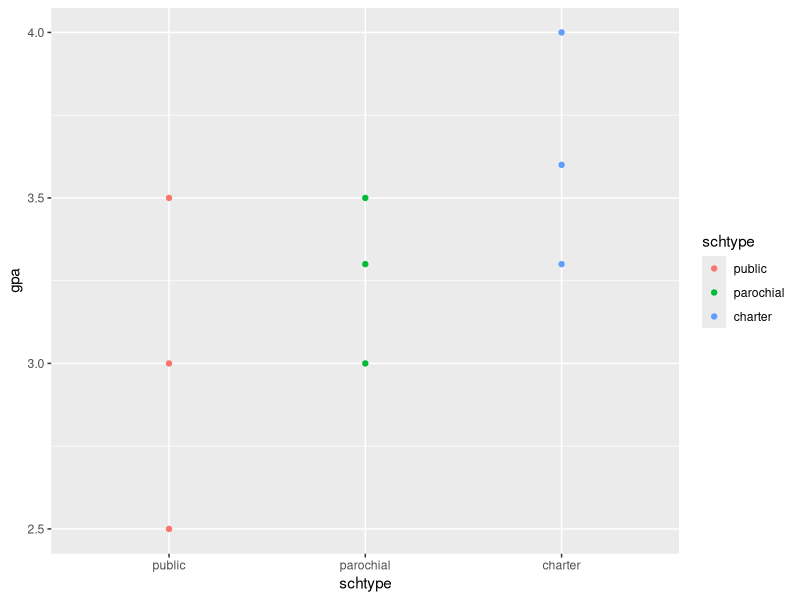
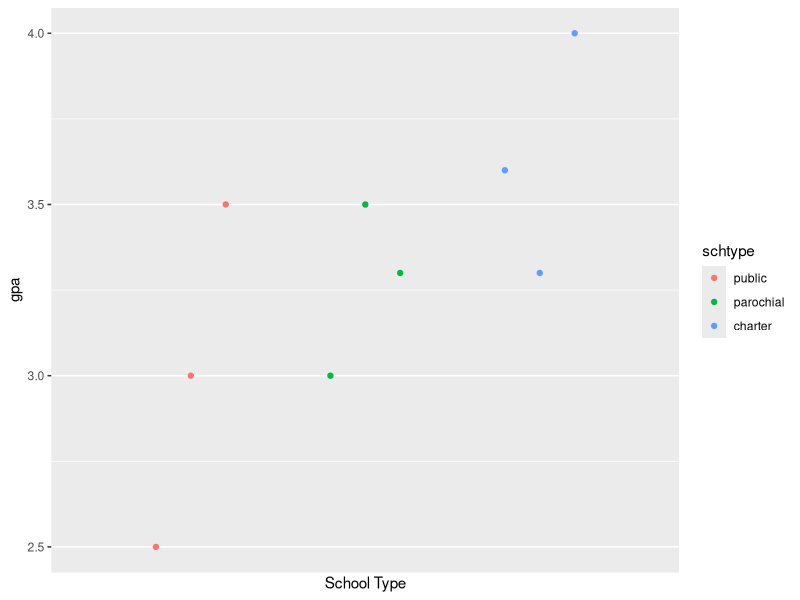
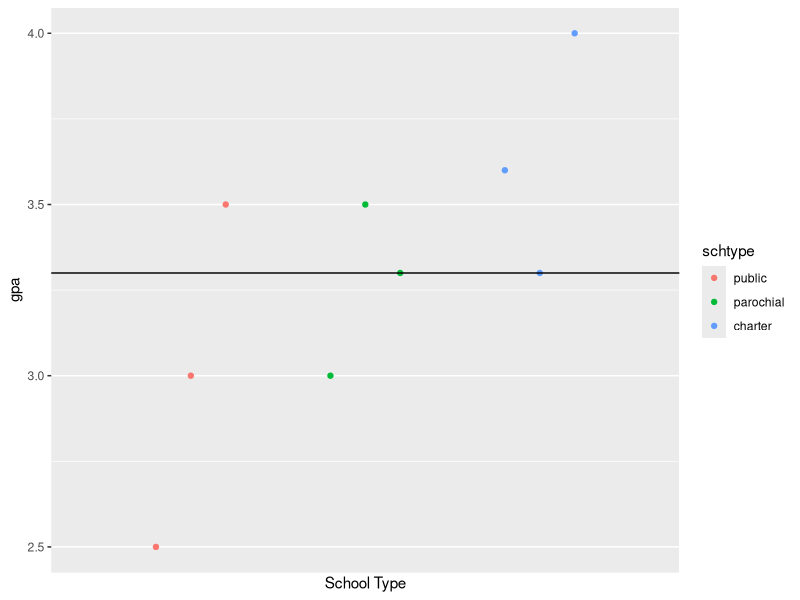
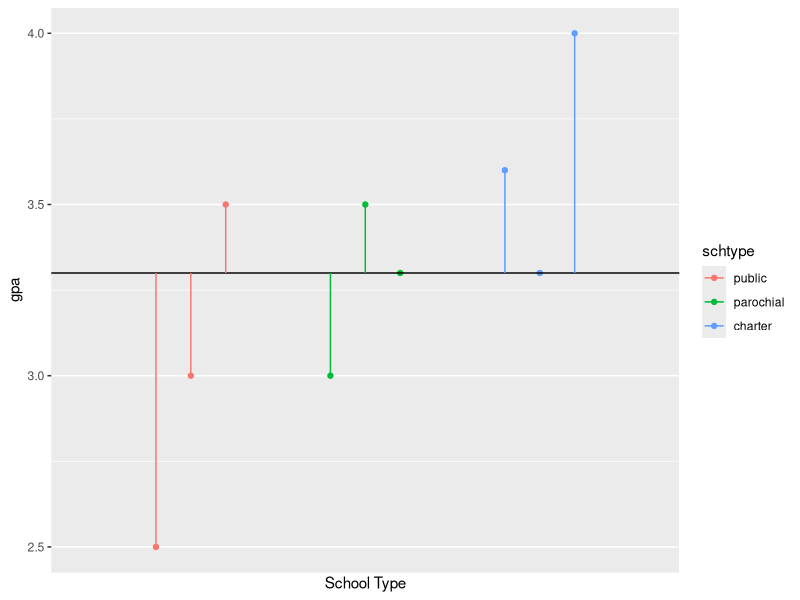
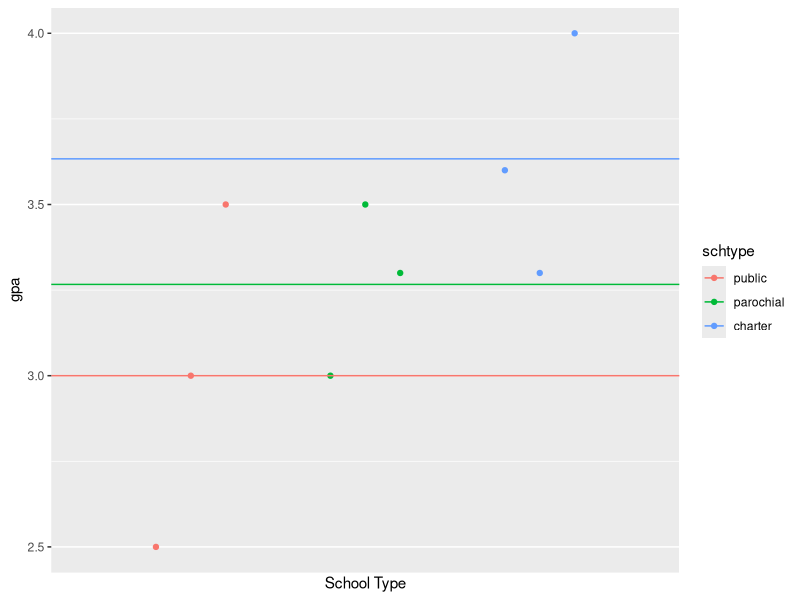
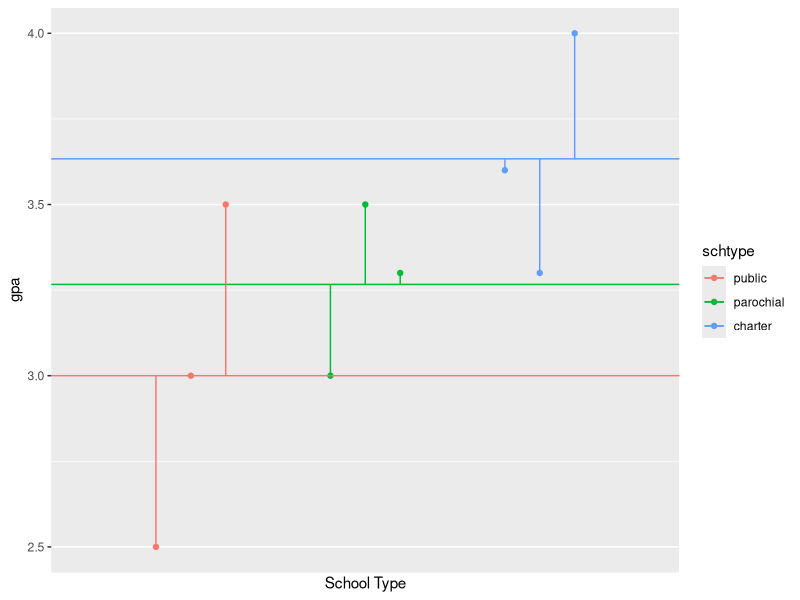
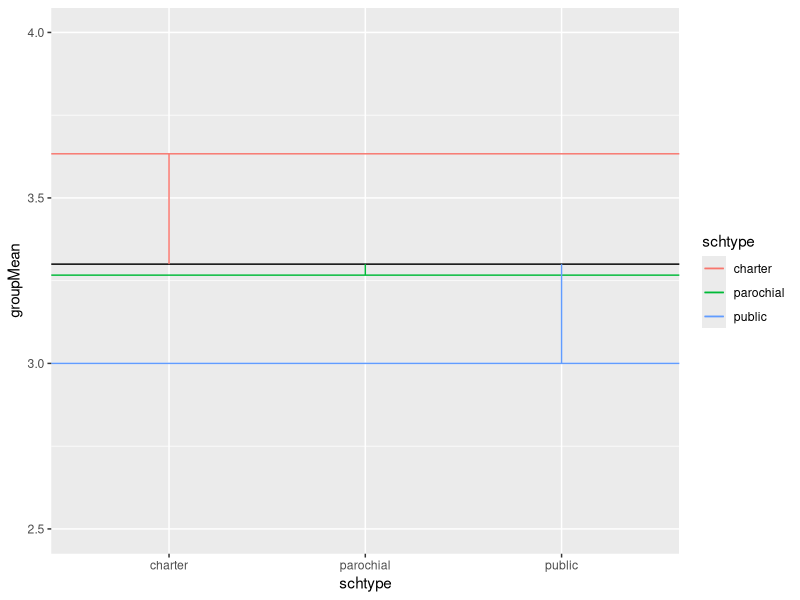

Recreate these plots in R, in order.
## ---- chunk 1
library(knitr)
opts_chunk$set(echo = TRUE, comment = NULL)
library(dplyr)
library(ggplot2)
library(psych)
library(car)
## ---- chunk 2
# Munge ANOVA data
mng_aov <- function(x){
  m <- matrix(x, nrow = 15, byrow = T)
  score <- m[ ,1]
  group <- m[ ,2]
  d <- data.frame(group = factor(group, labels = c('A', 'B', 'C')),
                  score)
  return(d)
}
## ---- chunk 3
jits <- c(-.2, 0, .2)
achieve <- data.frame(
  gpa = c(2.5, 3.0, 3.5,
          3.0, 3.5, 3.3,
          3.6, 3.3, 4.0),
  schtype = factor(c(1,1,1,2,2,2,3,3,3), 
                      labels = c("public", "parochial", "charter"))
)

achieve <- transform(achieve,
                     jst = as.numeric(schtype) + rep(jits, 3),
                     grandMean = mean(gpa),
                     groupMean = ave(gpa, schtype, FUN = mean)
                     )

# achieve <- achieve %>% 
#   mutate(jst =  as.numeric(schtype) + rep(jits, 3),
#          grandMean = mean(gpa)) %>% 
#   group_by(schtype) %>% 
#   mutate(groupMean = mean(gpa)) %>% 
#   ungroup

N <- nrow(achieve)
k <- length(levels(achieve$schtype))
n <- N/k

kable(achieve[, 1:2])
## ---- chunk 4
describe(achieve[, -(2:3)], fast = TRUE)
var(achieve$gpa)
## ---- chunk 5
ggplot(achieve, aes(x = schtype, gpa, color = schtype)) + geom_point()
## ---- chunk 6
d <- ggplot(achieve, aes(x = jst, gpa, color = schtype)) + geom_point() + 
  scale_x_discrete(name = "School Type",
                                  labels = c("1.0" = "Public",
                                             "2.0"= "Parochial", 
                                             "3.0" = "Charter"))
  
d
## ---- chunk 7
dgnd <- d + geom_hline(aes(yintercept = grandMean))
dgnd
## ---- chunk 8
dgnd <- dgnd + geom_segment(aes(x = jst, xend = jst,
                                y = grandMean, yend = gpa ))
dgnd
## ---- chunk 9
attach(achieve)

(SST <- sum((gpa - grandMean)^2))

(dfT <- N-1 )

(Sigma2 <- SST/dfT)
## ---- chunk 10
dgrp <- d + geom_hline(aes(yintercept = groupMean, color = schtype))
dgrp
## ---- chunk 11
dgrp <- dgrp + geom_segment(aes(x = jst, xend = jst,
                                y = groupMean, yend = gpa))
dgrp
## ---- chunk 12
(SSW <- sum((gpa - groupMean)^2))

(dfW <- N - k)
(MSW <- SSW/dfW)
## ---- chunk 13

gdat <- data.frame(
  groupMean = unique(achieve$groupMean),
  grandMean = 3.3,
  schtype = factor(c("public", "parochial", "charter"))
)
ggplot(gdat, aes(x = schtype, y = groupMean, color = schtype)) + 
  geom_hline(aes(yintercept = groupMean, color = schtype)) + 
  geom_hline(aes(yintercept = grandMean), color = "black") + 
                    geom_segment(aes(x = schtype, xend = schtype,
                    y = groupMean, yend = grandMean)) + 
  ylim(2.5, 4)
## ---- chunk 14
(SSG <- sum((groupMean - grandMean)^2))
(dfG <- k - 1)

(MSG <-  SSG/dfG)
## ---- chunk 15
(F <- MSG/MSW)
## ---- chunk 16
(1 - pf(F, dfG, dfW))

(1 - pf(2.084, 2, 6))
## ---- chunk 17
leveneTest(gpa ~ schtype, data = achieve)
## ---- chunk 18
mod <- aov(gpa ~ schtype, data = achieve)
summary(mod)
